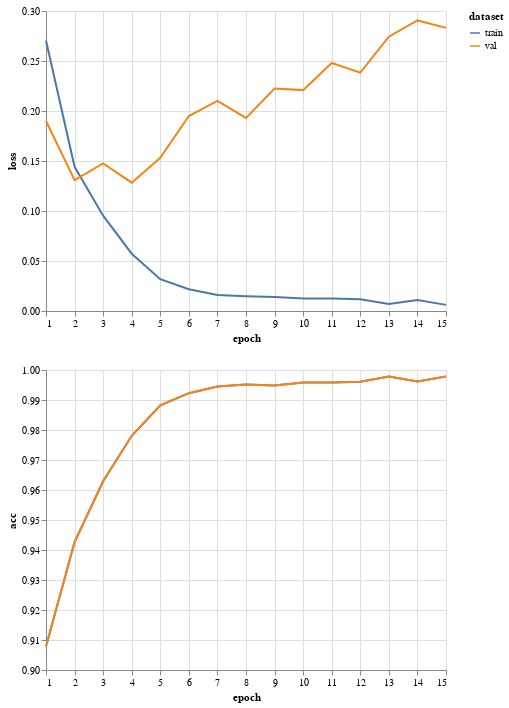

Notebook source saved alongside this figure:
### Code cell
hdf = pd.DataFrame({
    'dataset': ['train'] * epochs + ['val'] * epochs,
    'loss': history.history['loss'] + history.history['val_loss'],
    'acc': history.history['acc'] + history.history['acc'],
    'epoch': list(range(1, epochs + 1)) + list(range(1, epochs + 1))
})
p1 = alt.Chart(hdf).mark_line().encode(
    x='epoch',
    y='loss',
    color='dataset'
)
p2 = alt.Chart(hdf).mark_line().encode(
    x='epoch',
    y=alt.Y('acc', scale=alt.Scale(domain=(0.9, 1.0))),
    color='dataset'
)
p1 & p2

### Figure 1 — Vega-Lite specification as saved in the notebook (floating-point values rounded to 4 significant figures)
{"config": {"view": {"continuousWidth": 400, "continuousHeight": 300}}, "vconcat": [{"mark": "line", "encoding": {"color": {"type": "nominal", "field": "dataset"}, "x": {"type": "quantitative", "field": "epoch"}, "y": {"type": "quantitative", "field": "loss"}}}, {"mark": "line", "encoding": {"color": {"type": "nominal", "field": "dataset"}, "x": {"type": "quantitative", "field": "epoch"}, "y": {"type": "quantitative", "field": "acc", "scale": {"domain": [0.9, 1.0]}}}}], "data": {"name": "data-003c79c25f28f95f2beec784a1fc38ba"}, "$schema": "https://vega.github.io/schema/vega-lite/v4.0.2.json", "datasets": {"data-003c79c25f28f95f2beec784a1fc38ba": [{"dataset": "train", "loss": 0.2705, "acc": 0.9078, "epoch": 1}, {"dataset": "train", "loss": 0.1442, "acc": 0.9427, "epoch": 2}, {"dataset": "train", "loss": 0.09536, "acc": 0.9629, "epoch": 3}, {"dataset": "train", "loss": 0.05729, "acc": 0.9781, "epoch": 4}, {"dataset": "train", "loss": 0.03187, "acc": 0.9882, "epoch": 5}, {"dataset": "train", "loss": 0.02174, "acc": 0.9923, "epoch": 6}, {"dataset": "train", "loss": 0.01597, "acc": 0.9945, "epoch": 7}, {"dataset": "train", "loss": 0.01482, "acc": 0.9951, "epoch": 8}, {"dataset": "train", "loss": 0.01409, "acc": 0.9949, "epoch": 9}, {"dataset": "train", "loss": 0.01256, "acc": 0.9959, "epoch": 10}, {"dataset": "train", "loss": 0.01243, "acc": 0.9959, "epoch": 11}, {"dataset": "train", "loss": 0.01176, "acc": 0.9961, "epoch": 12}, {"dataset": "train", "loss": 0.007024, "acc": 0.9978, "epoch": 13}, {"dataset": "train", "loss": 0.01102, "acc": 0.9962, "epoch": 14}, {"dataset": "train", "loss": 0.006135, "acc": 0.9978, "epoch": 15}, {"dataset": "val", "loss": 0.19, "acc": 0.9078, "epoch": 1}, {"dataset": "val", "loss": 0.1308, "acc": 0.9427, "epoch": 2}, {"dataset": "val", "loss": 0.1477, "acc": 0.9629, "epoch": 3}, {"dataset": "val", "loss": 0.1283, "acc": 0.9781, "epoch": 4}, {"dataset": "val", "loss": 0.1533, "acc": 0.9882, "epoch": 5}, {"dataset": "val", "loss": 0.195, "acc": 0.9923, "epoch": 6}, {"dataset": "val", "loss": 0.2101, "acc": 0.9945, "epoch": 7}, {"dataset": "val", "loss": 0.1931, "acc": 0.9951, "epoch": 8}, {"dataset": "val", "loss": 0.2224, "acc": 0.9949, "epoch": 9}, {"dataset": "val", "loss": 0.2209, "acc": 0.9959, "epoch": 10}, {"dataset": "val", "loss": 0.248, "acc": 0.9959, "epoch": 11}, {"dataset": "val", "loss": 0.2384, "acc": 0.9961, "epoch": 12}, {"dataset": "val", "loss": 0.2743, "acc": 0.9978, "epoch": 13}, {"dataset": "val", "loss": 0.2906, "acc": 0.9962, "epoch": 14}, {"dataset": "val", "loss": 0.2831, "acc": 0.9978, "epoch": 15}]}}
